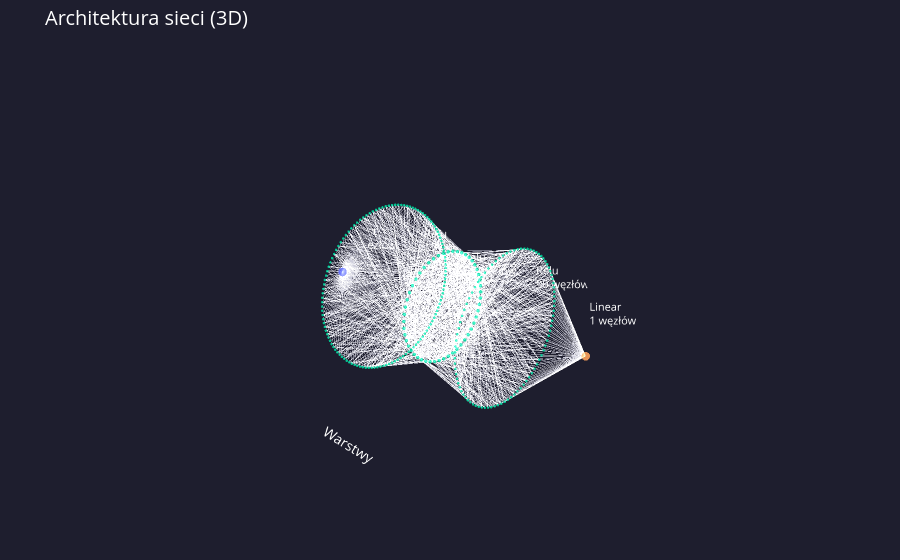

The notebook cell saved with this chart:
### Markdown cell above
---
### 4a. Architektura sieci (3D)

### Code cell
pokaz_architekture_3d(own_sizes, own_acts)

### Figure 1 — Plotly figure (JSON) as saved in the notebook; plotly's stock layout.template omitted (floating-point values rounded to 4 significant figures; data arrays with more than 128 entries replaced by an {"elided": "..."} marker saying what was removed)
{"data": [{"hoverinfo": "none", "line": {"color": "rgba(180,180,180,0.12)", "width": 0.8}, "mode": "lines", "name": "connections", "type": "scatter3d", "x": {"elided": "4251 int values"}, "y": {"elided": "4251 float values"}, "z": {"elided": "4251 float values"}}, {"hovertemplate": "%{text}<extra></extra>", "marker": {"color": {"elided": "270 str values"}, "line": {"width": 0}, "opacity": 0.9, "size": {"elided": "270 int values"}}, "mode": "markers", "name": "nodes", "text": {"elided": "270 str values"}, "type": "scatter3d", "x": {"elided": "270 int values"}, "y": {"elided": "270 float values"}, "z": {"elided": "270 float values"}}, {"hoverinfo": "none", "mode": "text", "name": "labels", "text": ["Input<br>1 węzłów", "Relu<br>127 węzłów", "Relu<br>51 węzłów", "Relu<br>90 węzłów", "Linear<br>1 węzłów"], "textfont": {"color": "white", "size": 11}, "type": "scatter3d", "x": [0, 3, 6, 9, 12], "y": [1.8, 3.981, 2.742, 3.446, 1.8], "z": [0, 0, 0, 0, 0]}], "layout": {"font": {"color": "white"}, "margin": {"b": 0, "l": 0, "r": 0, "t": 50}, "paper_bgcolor": "#1e1e2e", "scene": {"bgcolor": "#1e1e2e", "camera": {"eye": {"x": 1.6, "y": -1.8, "z": 1}, "up": {"x": 0, "y": 0, "z": 1}}, "xaxis": {"backgroundcolor": "#1e1e2e", "gridcolor": "#333", "showbackground": true, "showgrid": false, "showticklabels": false, "title": {"text": "Warstwy"}, "zeroline": false}, "yaxis": {"backgroundcolor": "#1e1e2e", "gridcolor": "#333", "showbackground": true, "showgrid": false, "showticklabels": false, "title": {"text": ""}, "zeroline": false}, "zaxis": {"backgroundcolor": "#1e1e2e", "gridcolor": "#333", "showbackground": true, "showgrid": false, "showticklabels": false, "title": {"text": ""}, "zeroline": false}}, "showlegend": false, "title": {"font": {"color": "white", "size": 20}, "text": "Architektura sieci (3D)"}}}
